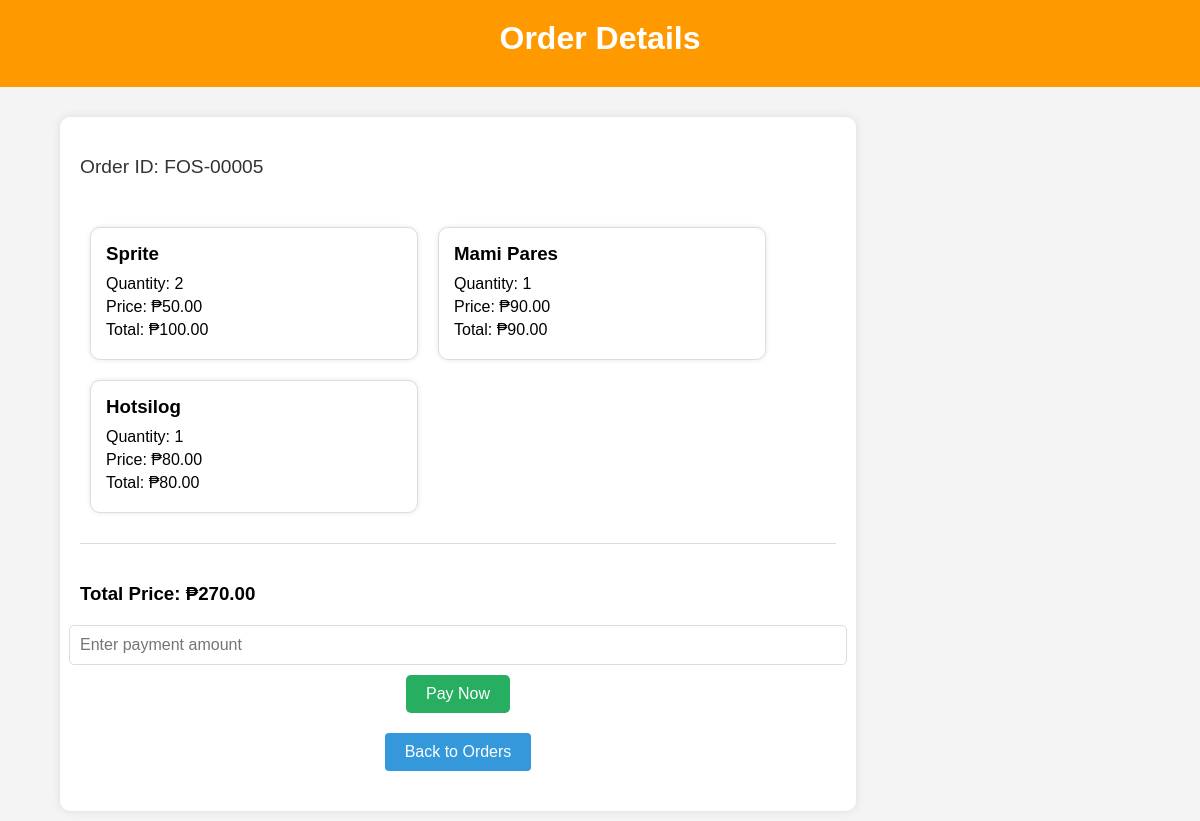
The app's page /cashier/order_details.php?order_id=5 with its own data.
### tables this page shows
CREATE TABLE `orders` (
  `id` int(11) NOT NULL,
  `total_amount` decimal(10,2) NOT NULL,
  `ticket_number` varchar(5) NOT NULL,
  `order_date` datetime NOT NULL DEFAULT current_timestamp(),
  `status` enum('pending payment','pending','completed','canceled') NOT NULL DEFAULT 'pending payment'
);

CREATE TABLE `order_items` (
  `id` int(11) NOT NULL,
  `order_id` int(11) NOT NULL,
  `menu_item_id` int(11) NOT NULL,
  `quantity` int(11) NOT NULL,
  `price` decimal(10,2) NOT NULL
);

CREATE TABLE `menu_items` (
  `id` int(11) NOT NULL,
  `name` varchar(100) NOT NULL,
  `description` text DEFAULT NULL,
  `price` decimal(10,2) NOT NULL,
  `image_url` varchar(255) DEFAULT NULL,
  `category_id` int(11) DEFAULT NULL
);

### cashier/order_details.php (the view, shortened to what this page needs)
<?php
require '../connection.php';
$order_id = isset($_GET['order_id']) ? intval($_GET['order_id']) : 0;
$sql_order = "SELECT * FROM orders WHERE id = ?";
$stmt_order = $pdo->prepare($sql_order);
$stmt_order->execute([$order_id]);
$order = $stmt_order->fetch(PDO::FETCH_ASSOC);
$sql_items = "SELECT oi.*, mi.name
              FROM order_items oi
              JOIN menu_items mi ON oi.menu_item_id = mi.id
              WHERE oi.order_id = ?";
$stmt_items = $pdo->prepare($sql_items);
$stmt_items->execute([$order_id]);
$order_items = $stmt_items->fetchAll(PDO::FETCH_ASSOC);
$total_price = 0;
foreach ($order_items as $item) {
    $total_price += $item['price'] * $item['quantity'];
}
?>
<!DOCTYPE html>
<html lang="en">
<head>
    <link rel="stylesheet" href="../style.css">
</head>
<body>
    <header>
        <h1>Order Details</h1>
    </header>
    <div class="order-details-container">
        <div class="order-details">
            <div class="order-header">
                <p class="order-id">Order ID: FOS-<?= str_pad(htmlspecialchars($order['id']), 5, '0', STR_PAD_LEFT) ?></p>
            </div>
            <div class="order-items">
                <?php foreach ($order_items as $item): ?>
                    <div class="order-item">
                        <h3><?= htmlspecialchars($item['name']) ?></h3>
                        <p>Quantity: <?= htmlspecialchars($item['quantity']) ?></p>
                        <p>Price: &#8369;<?= htmlspecialchars($item['price']) ?></p>
                        <p>Total: &#8369;<?= number_format($item['price'] * $item['quantity'], 2) ?></p>
                    </div>
                <?php endforeach; ?>
            </div>
            <div class="order-summary">
                <h3>Total Price: &#8369;<?= number_format($total_price, 2) ?></h3>
            </div>
            <div class="payment-section">
                <form method="POST" action="payment_confirmation.php">
                    <input type="number" name="payment_amount" placeholder="Enter payment amount" step="0.01" required>
                    <button type="submit">Pay Now</button><a href="pending_orders.php" class="back-to-menu">Back to Orders</a>
                </form>
            </div>
        </div>
    </div>
</body>
</html>

### style.css (style rules this page uses)
body { font-family: Arial, sans-serif; background-color: #f4f4f4; margin: 0; padding: 0; display: flex; flex-direction: column; align-items: center; }
header { background-color: #ff9900; width: 100%; padding: 20px; text-align: center; color: white; margin-bottom: 20px; }
h1, h2 { margin: 0; padding-bottom: 10px; }
.order-summary { padding-top: 20px; border-top: 1px solid #ddd; margin-top: 20px; }
.order-details-container { display: flex; padding: 10px; width: 90%; max-width: 1200px; gap: 10px; }
.order-details { flex: 2; background-color: #fff; border-radius: 10px; box-shadow: 0 0 10px rgba(0, 0, 0, 0.1); padding: 20px; max-width: 70%; margin-right: 10px; }
.order-header { display: flex; justify-content: space-between; align-items: center; margin-bottom: 20px; }
.order-header .order-id { font-size: 1.2em; color: #333; }
.order-items { display: flex; flex-wrap: wrap; }
.order-item { background-color: #fff; border: 1px solid #ddd; border-radius: 10px; box-shadow: 0 0 5px rgba(0, 0, 0, 0.1); padding: 15px; margin: 10px; width: calc(50% - 50px); box-sizing: border-box; }
.order-item h3 { margin: 0 0 10px; }
.order-item p { margin: 5px 0; }
.payment-section { margin-top: 20px; }
.payment-section form { display: flex; flex-direction: column; align-items: center; }
.payment-section input[type="number"] { padding: 10px; font-size: 1em; margin-bottom: 10px; border: 1px solid #ddd; border-radius: 5px; width: 100%; }
.payment-section button { padding: 10px 20px; background-color: #27ae60; color: white; border: none; border-radius: 5px; cursor: pointer; font-size: 1em; }
.back-to-menu { display: inline-block; margin: 20px 0; padding: 10px 20px; color: white; background-color: #3498db; border: none; border-radius: 4px; cursor: pointer; text-decoration: none; }

### records on screen
orders: id "00005"
order_items: menu_item.name "Sprite", quantity "2", price "50.00", $item['price'] * $item['quantity'] "100.00"
order_items: menu_item.name "Mami Pares", quantity "1", price "90.00", $item['price']*$item['quantity'] "90.00"
order_items: menu_item.name "Hotsilog", quantity "1", price "80.00", $item['price']*$item['quantity'] "80.00"

### other values on screen
$total_price "270.00"
